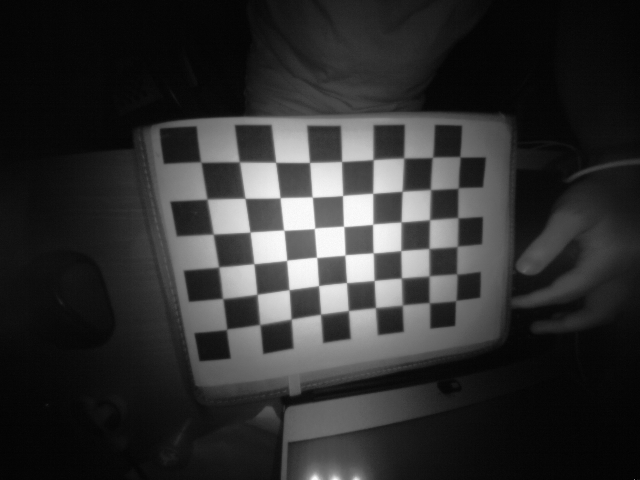
#> input picture chess/chess_0_L.png, 640 x 480 px; its folder holds only this picture in this run
$ python calibration.py
#> lines starting #> are read from the running program, lines starting #| are printed output that depends on the picture; after the words box and inside, x2 and y2 are one past the last pixel; in counts of white or black regions, pixels touching at a corner belong together
import numpy as np
import cv2
import glob


camera = "L"
#camera = "R"

# termination criteria
criteria = (cv2.TERM_CRITERIA_EPS + cv2.TERM_CRITERIA_MAX_ITER, 30, 0.001)

# prepare object points, like (0,0,0), (1,0,0), (2,0,0) ....,(6,5,0)
square_side = 0.265 # meters
objp = np.zeros((6*7,3), np.float32)
objp[:,:2] = np.mgrid[0:7,0:6].T.reshape(-1,2)
objp *= square_side

# Arrays to store object points and image points from all the images.
objpoints = [] # 3d point in real world space
imgpoints = [] # 2d points in image plane.

images = glob.glob("/home/morsoni/dev/python/venvs/py2/projects/Hand-Tracking/chess/*" + camera + ".png")

for fname in images:
    img = cv2.imread(fname)
#> img is the input picture: shape (480, 640, 3); min 0, max 253, mean 47.9
    gray = cv2.cvtColor(img,cv2.COLOR_BGR2GRAY)

    # Find the chess board corners
    ret, corners = cv2.findChessboardCorners(gray, (7,6),None)
#> ret = True; corners = 42 rows, first 8: [424, 297], [402.1, 305.1], [375.4, 307.5], [348.3, 310.4], [320.6, 314.1], [291.1, 318.9], [259.7, 324.3], [428.9, 275.8]

    # If found, add object points, image points (after refining them)
    if ret == True:
        objpoints.append(objp)

        corners2 = cv2.cornerSubPix(gray,corners,(11,11),(-1,-1),criteria)
#> corners2 = 42 rows, first 8: [429.5, 302.8], [402.1, 304.9], [375.7, 307.7], [348.2, 310.6], [320.8, 314.2], [290.9, 319.2], [259.9, 324.4], [429, 275.8]
        imgpoints.append(corners2)

        # Draw and display the corners
        img = cv2.drawChessboardCorners(img, (7,6), corners2,ret)
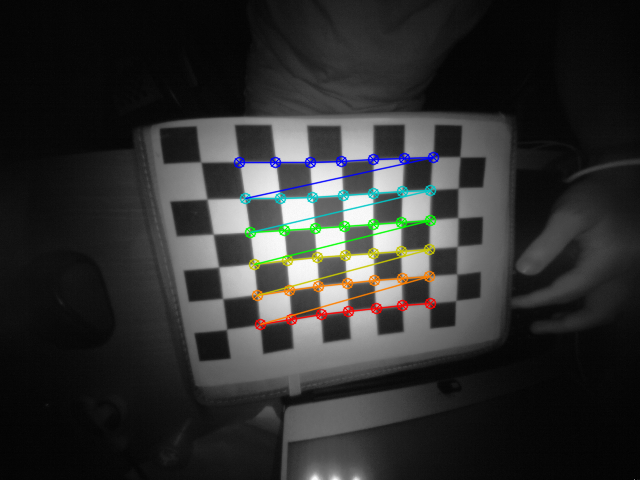
#> img: shape (480, 640, 3); 2.96% of pixels changed, all inside (x1, y1, x2, y2) = (233, 151, 440, 331)
        cv2.imshow('img',img)
        cv2.waitKey(500)

cv2.destroyAllWindows()


ret, mtx, dist, rvecs, tvecs = cv2.calibrateCamera(objpoints, imgpoints, gray.shape[::-1],None,None)
#> ret = 0.329; mtx = [[161.7, 0, 323.8], [0, 162, 246.4], [0, 0, 1]]; dist = [[0.274, -0.312, 0.00729, 0.00376, 0.135]]; rvecs = ([-0.207, -0.216, 3.05],); tvecs = ([1.02, 0.537, 1.69],)

np.save("cam_dist_" + camera, dist)
np.save("cam_matrix_" + camera, mtx)
